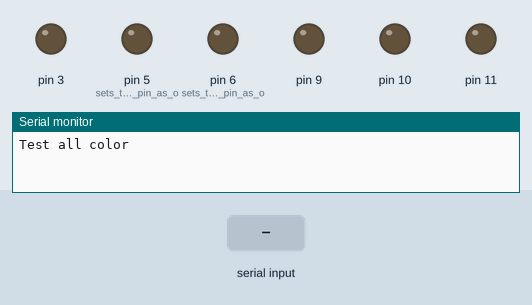
The sketch below on a simulated Arduino Uno, built with avr-gcc and run on an emulated ATmega328P. Shown: output pins drawn as LEDs (lit = HIGH), the last lines printed to the serial monitor. The test bench sets the inputs (shaded band).

Above: at 1.9 s.
2.0 s: "a" received over Serial
At 4.67 s:
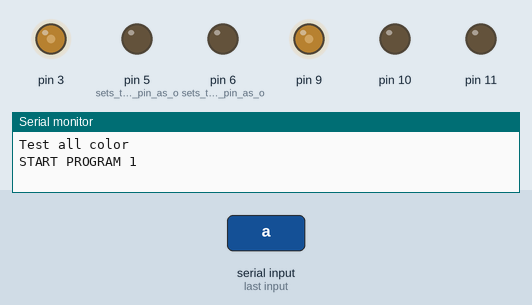
5.0 s: "s" received over Serial
At 6.2 s:
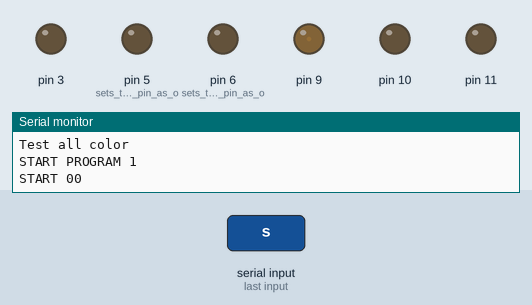
6.5 s: "b" received over Serial
At 8.95 s:
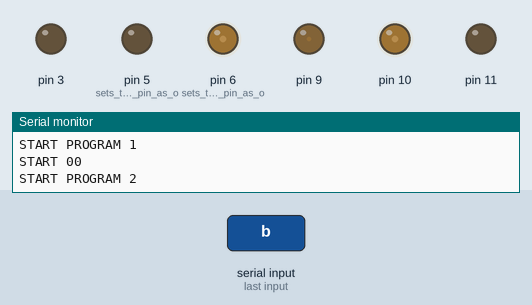
9.5 s: "c" received over Serial
At 11.15 s:
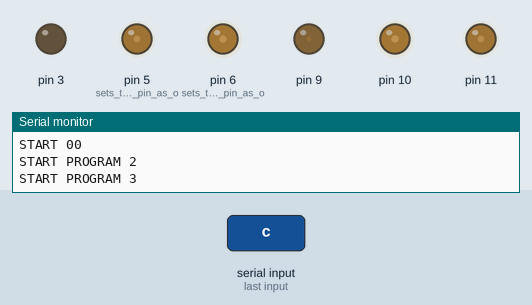
12.5 s: "e" received over Serial
At 14.95 s:
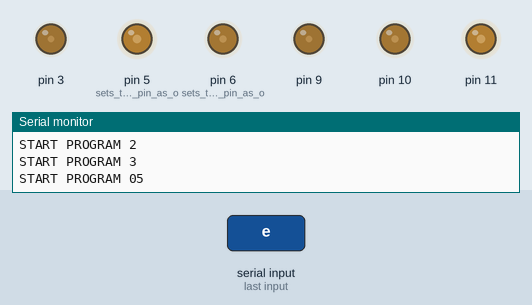
15.5 s: "d" received over Serial
Timing chart, 0 to 23.6 s (numbered marks = the images above; inputs shaded):
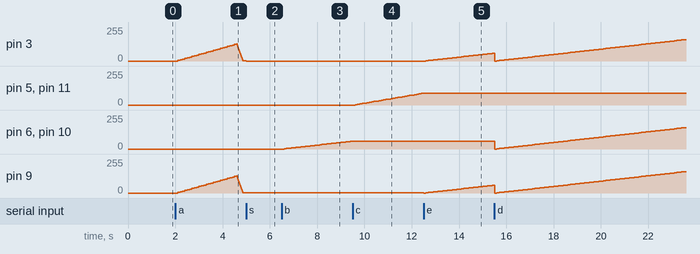

The sketch:

test_LED.ino
```cpp
void red(bool on) {
  if(on) {
    digitalWrite(3, HIGH);   // sets the LED
  } else {
    digitalWrite(3, LOW);   // sets the LED
  }
}

void green(bool on) {
  if(on) {
    digitalWrite(5,HIGH);
  } else {
    digitalWrite(5,LOW);
  }
}

void blue(bool on) {
  if(on) {
    digitalWrite(6,HIGH);
  } else {
    digitalWrite(6,LOW);
  }
}

void all() {
  red(true);
  blue(true);
  green(true);
}

void off() {
  red(false);
  blue(false);
  green(false);
}


void redS(int i) {
  analogWrite(3, i);
  analogWrite(9, i);
}

void greenS(int i) {
  analogWrite(5,i);
   analogWrite(11,i);

}

void blueS(int i) {
  analogWrite(6,i);
   analogWrite(10,i);

}


int nextProg = -1;


void checkSerial() {

   if(Serial.available()) {
    switch (Serial.read()) {
      case 's':
      nextProg = 0; break;
      case 'a':
      nextProg = 1; break;
      case 'b':
      nextProg = 2; break;
      case 'c':
      nextProg = 3; break;
      case 'd':
      nextProg = 4; break;
      case 'e':
      nextProg = 5; break;
    }
   }
}

bool shouldStop() {
  checkSerial();
  return nextProg != -1;
}


void prog00() {
  Serial.println("START 00");
  off();
  delay(1000);
}

void prog01() {
  //ROUGE MONTANT DESCENDANT
  Serial.println("START PROGRAM 1");

   int s = 5;
   for(int i=0;i < 128;i=i+s) {
    if(shouldStop()) {return;}
    redS(i);
    delay(100);
  }
  for(int i=128;i >0;i=i-s) {
    if(shouldStop()) {return;}
    redS(i);
    delay(10);
  }
}

void prog02() {
   //BLUE MONTANT DESCENDANT
   Serial.println("START PROGRAM 2");
   int s = 2;
   for(int i=0;i < 128;i=i+s) {
    if(shouldStop()) {return;}
    blueS(i);
    delay(100);
  }
  for(int i=128;i >0;i=i-s) {
    if(shouldStop()) {return;}
    blueS(i);
    delay(10);
  }

}

void prog03() {
   //VERT MONTANT DESCENDANT
   Serial.println("START PROGRAM 3");
   int s = 3;
   for(int i=0;i < 128;i=i+s) {
    if(shouldStop()) {return;}
    greenS(i);
    delay(100);
  }
  for(int i=128;i >0;i=i-s) {
    if(shouldStop()) {return;}
    greenS(i);
    delay(10);
  }
}

void prog04() {

  //VIOLET MONTANT DESCENDANT
   Serial.println("START PROGRAM 3");
   int s = 2;
   for(int i=0;i < 255;i=i+s) {
    if(shouldStop()) {return;}
    blueS(i);
    redS(i);
    delay(100);
  }
  for(int i=255;i >0;i=i-s) {
    if(shouldStop()) {return;}
    blueS(i);
    redS(i);
    delay(10);
  }
}

void prog05() {

  Serial.println("START PROGRAM 05");
  for(int i=0; i< 128; i=i+2) {
    if(shouldStop()) {return;}
    redS(i);
    delay(100);
  }
  for(int i=0; i < 128; i= i +1) {
    if(shouldStop()) {return;}
    blueS(i);
    delay(100);
  }
  for(int i=0; i < 128; i = i +1) {
     if(shouldStop()) {return;}
     redS(128 - i);
     blueS(128 - i);
     greenS(i);
     delay(100);
  }

  for(int i=0; i <128; i = i +1) {

    greenS(128 -i ) ;
    delay(10);
  }


}

void prod99() {

  Serial.println("Test all color");

  for(int c=3; c < 12; c ++) {
    if(c==4 || c==7 || c == 8) {

    } else {
      for(int i=0; i < 128; i++) {
        analogWrite(c,i);
        delay(1);
      }
     digitalWrite(c,LOW);


    }
  }
}

void setup() {

  Serial.begin(9600);
  pinMode(3, OUTPUT);
  pinMode(5, OUTPUT);      // sets the digital pin as output
  pinMode(6, OUTPUT);      // sets the digital pin as output
  pinMode(9, OUTPUT);
  pinMode(10, OUTPUT);
  pinMode(11, OUTPUT);

  prod99();


// sets the digital pin as output

}


void loop() {
  checkSerial();
  int nnextProg = nextProg;
  nextProg = -1;
  switch (nnextProg) {
    case 0 : prog00(); break;
    case 1 : prog01(); break;
    case 2 : prog02(); break;
    case 3 : prog03(); break;
    case 4 : prog04(); break;
    case 5 : prog05(); break;
  }
  /*
  nextProg = nnextProg - 1;
  if(nextProg < 0) nextProg=10;

  */

}
```

Measured:
- after the input at 2.0 s, pin 3, pin 9: rises from 0/255 to 128/255 in 2.5 s, then falls to 3/255 in 0.25 s
- after the input at 5.0 s, pin 3: 3/255 → 0/255 at once
- after the input at 6.5 s, pin 6 (sets_the_digital_pin_as_o), pin 10: moves from 0/255 to 58/255 over 2.8 s, starting after 0.10 s
- after the input at 9.5 s, pin 5 (sets_the_digital_pin_as_o), pin 11: moves from 0/255 to 87/255 over 2.8 s, starting after 0.10 s; pin 6 (sets_the_digital_pin_as_o), pin 10: stays 58/255 (without the input it goes to 60/255 after 0.00 s)
- after the input at 12.5 s, pin 3: moves from 0/255 to 58/255 over 2.8 s, starting after 0.10 s; pin 5 (sets_the_digital_pin_as_o), pin 11: stays 87/255 (without the input it goes to 90/255 after 0.00 s); pin 9: 3/255 → 0/255 at once, → 2/255 0.10 s later, → 4/255 0.10 s later, → 6/255 0.10 s later, … (30 changes in this stretch)
